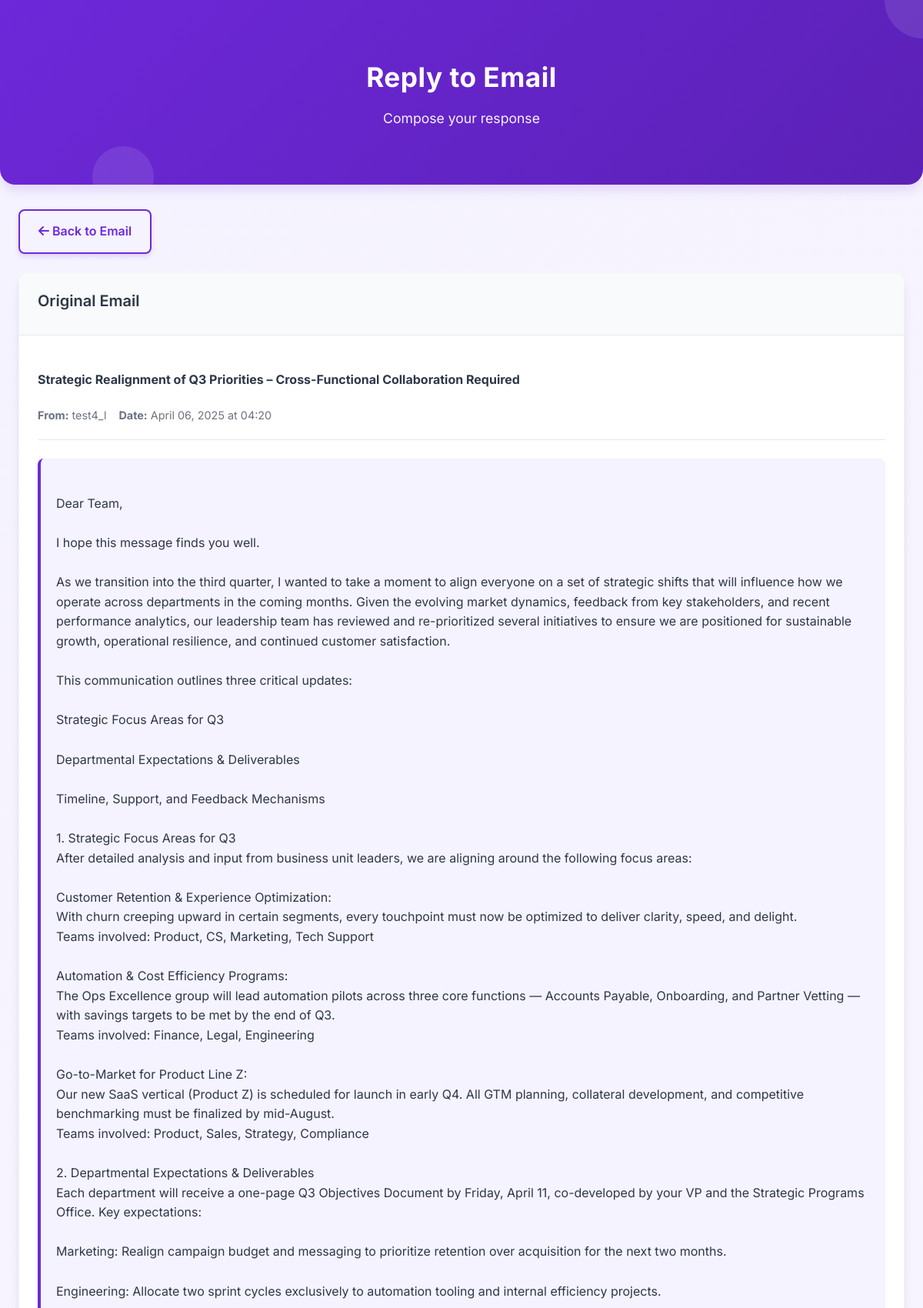
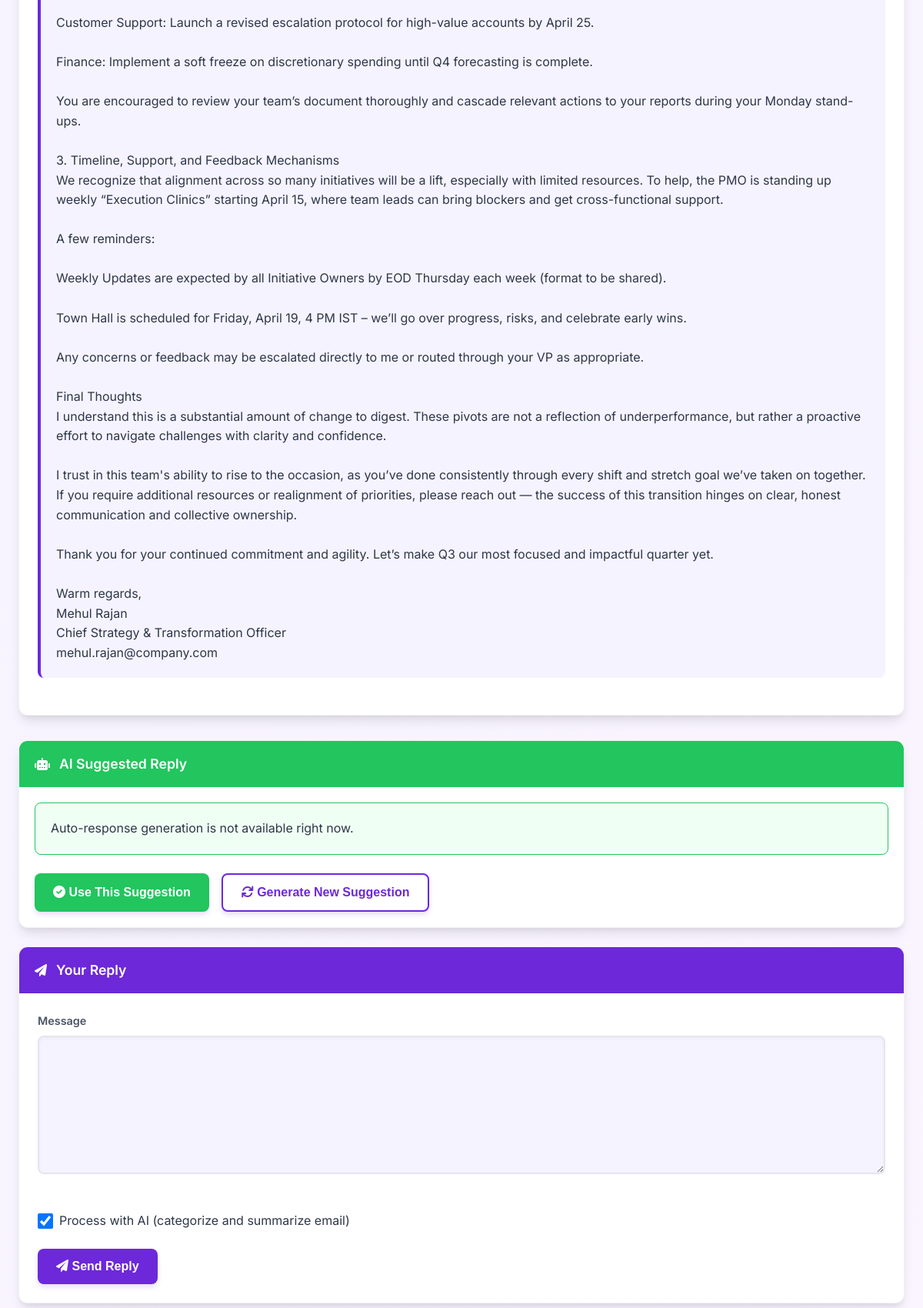
The app's page /reply_to_email/9 (signed in, upper part) with its own data (2 pictures, top to bottom).
### models.py (models this page shows)
class Email(db.Model):
    id = db.Column(db.Integer, primary_key=True)
    subject = db.Column(db.String(255), nullable=False)
    content = db.Column(db.Text, nullable=False)
    sender = db.Column(db.String(120), nullable=False)
    date_received = db.Column(db.DateTime, nullable=False, default=datetime.utcnow)
    is_read = db.Column(db.Boolean, default=False)
    is_urgent = db.Column(db.Boolean, default=False)
    summary = db.Column(db.Text, nullable=True)
    category_id = db.Column(db.Integer, db.ForeignKey('email_category.id'), nullable=True)
    user_id = db.Column(db.Integer, db.ForeignKey('user.id'), nullable=False)

### app.py (the view, shortened to what this page needs)
@app.route('/reply_to_email/<int:email_id>', methods=['GET', 'POST'])
@login_required
def reply_to_email(email_id):
    email = Email.query.get_or_404(email_id)
    if email.user_id != current_user.id:
        flash('Access denied')
        return redirect(url_for('mailbox'))
    suggested_reply = ""
    try:
        result = email_reply_suggester.process_email(email.content)
        suggested_reply = result['response']
    except Exception as e:
        flash(f"Could not generate suggested reply: {str(e)}")
    return render_template('reply_email.html', email=email, suggested_reply=suggested_reply)

### app.py (called while the page is built)
@app.context_processor
def inject_now():
    return {'now': datetime.datetime.now()}

@login_manager.user_loader
def load_user(user_id):
    return User.query.get(int(user_id))

### email_reply_suggester.py (called while the page is built, shortened)
    def process_email(self, email_text):
        if not self.model:
            return {
                "intent": "Unknown",
                "topics": ["Unknown"],
                "relevant_info": [],
                "response": "Auto-response generation is not available right now."
            }

### templates/reply_email.html (shortened to what this page needs)
{% extends "base.html" %}
{% block header_title %}Reply to Email{% endblock %}
{% block header_subtitle %}Compose your response{% endblock %}
{% block content %}
<div class="back-btn">
  <a href="{{ url_for('view_email_detail', email_id=email.id) }}" class="btn btn-outline">
    <i class="fas fa-arrow-left"></i> Back to Email
  </a>
</div>
<div class="card original-email">
  <div class="card-header">
    <h3 class="card-title">Original Email</h3>
  </div>
  <div class="card-body">
    <div class="email-header">
      <h4>{{ email.subject }}</h4>
      <div class="email-meta">
        <div><strong>From:</strong> {{ email.sender }}</div>
        <div><strong>Date:</strong> {{ email.date_received.strftime('%B %d, %Y at %H:%M') }}</div>
      </div>
    </div>
    <div class="email-content">
      {{ email.content }}
    </div>
  </div>
</div>
{% if suggested_reply %}
<div class="card mb-4">
  <div class="suggested-header">
    <i class="fas fa-robot"></i>
    <h5>AI Suggested Reply</h5>
  </div>
  <div class="suggested-body">
    <div class="suggested-reply">
      {{ suggested_reply }}
    </div>
    <div class="action-buttons">
      <button id="useAISuggestion" class="btn success-btn">
        <i class="fas fa-check-circle"></i> Use This Suggestion
      </button>
      <button id="generateNewSuggestion" class="btn btn-outline">
        <i class="fas fa-sync"></i> Generate New Suggestion
      </button>
    </div>
  </div>
</div>
{% endif %}
<div class="card">
  <div class="reply-header">
    <i class="fas fa-paper-plane"></i>
    <h5>Your Reply</h5>
  </div>
  <div class="reply-body">
    <form method="POST" action="{{ url_for('reply_to_email', email_id=email.id) }}">
      <div class="form-group">
        <label for="content">Message</label>
        <textarea class="form-control" id="content" name="content" rows="10" required></textarea>
      </div>
      <label class="ai-checkbox">
        <input type="checkbox" id="use_ai" name="use_ai" checked>
        <span>Process with AI (categorize and summarize email)</span>
      </label>
      <button type="submit" class="btn">
        <i class="fas fa-paper-plane"></i> Send Reply
      </button>
    </form>
  </div>
</div>
{% endblock %}

### static/style.css (style rules this page uses)
:root { --primary: #6d28d9; --primary-dark: #5b21b6; --primary-light: #8b5cf6; --primary-lighter: #c4b5fd; --primary-lightest: #f5f3ff; --gray-dark: #2d3748; --gray: #4b5563; --gray-light: #6b7280; --gray-lighter: #e5e7eb; --success: #22c55e; --warning: #f59e0b; --danger: #ef4444; --white: #ffffff; }
body { font-family: 'Inter', 'Segoe UI', 'Roboto', sans-serif; background-color: var(--primary-lightest); background-image: linear-gradient(135deg, var(--primary-lightest) 0%, #faf5ff 100%); color: var(--gray-dark); margin: 0; padding: 0; line-height: 1.6; min-height: 100vh; }
* { box-sizing: border-box; }
textarea, input[type="text"], input[type="password"], input[type="email"], select { width: 100%; padding: 0.875rem; font-size: 1rem; border: 2px solid var(--gray-lighter); border-radius: 8px; margin-bottom: 1rem; background-color: var(--primary-lightest); box-shadow: inset 0 2px 4px rgba(109, 40, 217, 0.05); font-family: inherit; transition: all 0.3s ease; }
textarea { height: 180px; resize: vertical; line-height: 1.6; }
button, .btn { display: inline-block; padding: 0.875rem 1.5rem; font-size: 1rem; font-weight: 600; background-color: var(--primary); color: white; border: none; border-radius: 8px; cursor: pointer; transition: all 0.3s; box-shadow: 0 4px 6px rgba(109, 40, 217, 0.15); text-decoration: none; text-align: center; position: relative; overflow: hidden; }
.btn-outline { background-color: transparent; border: 2px solid var(--primary); color: var(--primary); }
.form-group { margin-bottom: 1.5rem; position: relative; }
.form-group label { display: block; margin-bottom: 0.5rem; font-weight: 600; color: var(--gray); font-size: 0.9rem; }
.card { background-color: white; border-radius: 12px; box-shadow: 0 10px 15px -3px rgba(0, 0, 0, 0.1), 0 4px 6px -2px rgba(0, 0, 0, 0.05); margin-bottom: 1.5rem; overflow: hidden; transition: all 0.3s ease; border: 1px solid rgba(229, 231, 235, 0.5); }
.card-header { background-color: #f9fafb; padding: 1.25rem 1.5rem; border-bottom: 1px solid var(--gray-lighter); }
.card-body { padding: 1.5rem; }
.card-title { margin-top: 0; margin-bottom: 0.5rem; font-weight: 600; color: var(--gray-dark); font-size: 1.25rem; }
.mb-4 { margin-bottom: 1.5rem; }

### records on screen
Email: subject "Strategic Realignment of Q3 Priorities – Cross-Functional Collaboration Required", sender "test4_l", date_received "April 06, 2025 at 04:20", content "Dear Team, I hope this message finds you well. As we transition into the third quarter, I wanted to take a moment to align everyone on a set of strategic shifts that will influence how we operate across departments in the coming months. Given the evolving market dynamics, feedback from key stakeholders, and recent performance analytics, our leadership team has reviewed and re-prioritized several initiatives to ensure we are positioned for sustainable growth, operational resilience, and continued customer satisfaction. This communication outlines three critical updates: Strategic Focus Areas for Q3 Departmental Expectations & Deliverables Timeline, Support, and Feedback Mechanisms 1.…"

### other values on screen
{{ suggested_reply }} "Auto-response generation is not available right now."
